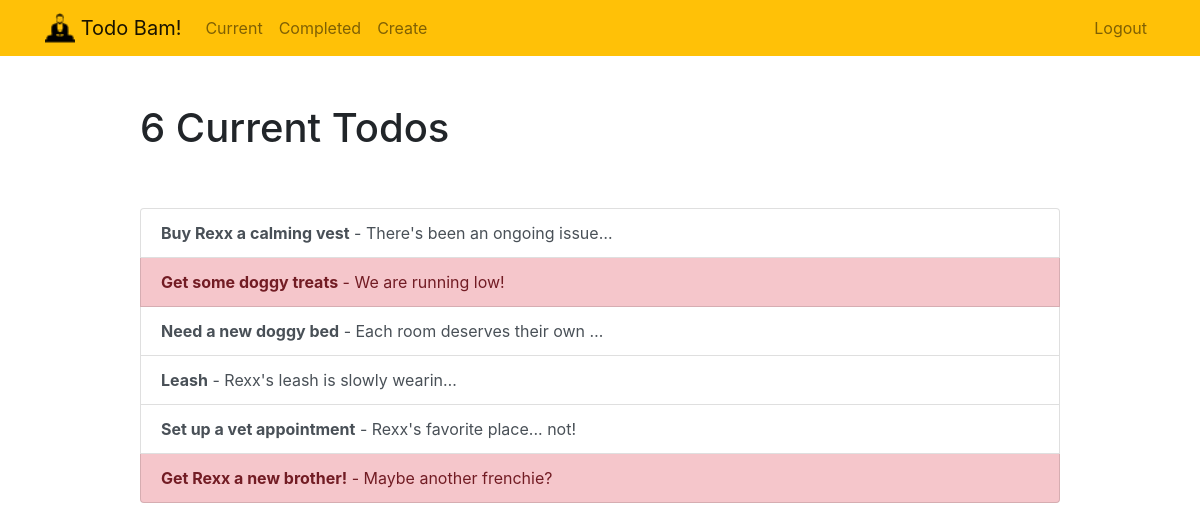
/current/ (signed in), run on the app's committed database.
### todo/models.py (models this page shows, shortened)
class Todo(models.Model):
    title = models.CharField(max_length=100)
    memo = models.TextField(blank=True)
    created = models.DateTimeField(auto_now_add=True)
    datecompleted = models.DateTimeField(null=True, blank=True)
    important = models.BooleanField(default=False)
    user = models.ForeignKey(User, on_delete=models.CASCADE)

### todo/views.py (the view)
# urls.py: path('current/', views.currenttodos, name='currenttodos'),
@login_required
def currenttodos(request):
    todos = Todo.objects.filter(user=request.user, datecompleted__isnull=True)
    return render(request, 'todo/currenttodos.html', {'todos': todos})

### todo/templates/todo/currenttodos.html
{% extends "todo/base.html" %}
{% block content %}
<div class="row justify-content-center mt-5">
    <div class="col-md-10">
        {% if todos %}
        <h1>{{ todos.count }} Current Todo{{ todos.count|pluralize }}</h1>
        {% else %}
        <h1>Current Todos</h1>
        {% endif %}
    </div>
</div>
<div class="row justify-content-center mt-5">
    <div class="col-md-10">
        {% if todos %}
        <div class="list-group">
            {% for todo in todos %}
            <a href="{% url 'viewtodo' todo.id %}"
                class="list-group-item list-group-item-action{% if todo.important %} list-group-item-danger{% endif %}"><b>{{ todo.title }}</b>{% if todo.memo %}
                - {{ todo.memo|truncatechars:30 }}{% endif %}</a>
            {% endfor %}
        </div>
        {% else %}
        <div class="text-center">
            <h2>Looks like you don't have any todos! Nice work.</h2>
            <br>
            <a role="button" class="btn btn-primary" href="{% url 'createtodo' %}">New Todo</a>
        </div>
        {% endif %}
    </div>
</div>
{% endblock %}

### todo/templates/todo/base.html (shortened to what this page needs)
{% load static %}
<!doctype html>
<html lang="en">
<head>
    <link rel="stylesheet" href="https://stackpath.bootstrapcdn.com/bootstrap/4.4.1/css/bootstrap.min.css"
>
</head>
<body>
    <nav class="navbar navbar-expand-md navbar-light bg-warning">
        <div class="container">
            <a class="navbar-brand" href="{% url 'home' %}">
                <img src="{% static 'todo/buddha.png' %}" width="30" height="30" class="d-inline-block align-top">
                <span>Todo Bam!</span>
            </a>
            <div class="collapse navbar-collapse" id="navbarNav">
                {% if user.is_authenticated %}
                <ul class="navbar-nav mr-auto">
                    <li class="nav-item {{ current }}">
                        <a class="nav-link" href="{% url 'currenttodos' %}">Current</a>
                    </li>
                    <li class="nav-item {{ completed }}">
                        <a class="nav-link" href="{% url 'completedtodos' %}">Completed</a>
                    </li>
                    <li class="nav-item {{ create }}">
                        <a class="nav-link" href="{% url 'createtodo' %}">Create</a>
                    </li>
                </ul>
                {% endif %}
                <ul class="navbar-nav ml-auto">
                    {% if user.is_authenticated %}
                    <li class="nav-item">
                        <a href="#" onclick="$('#signOutBtn').click()" class="nav-link">Logout</a>
                    </li>
                    {% endif %}
                </ul>
            </div>
        </div>
    </nav>
    <div class="container">
        {% block content %}{% endblock %}
    </div>
</body>
</html>

### data on the page
Todo: title "Buy Rexx a calming vest", memo "There's been an ongoing issue…"
Todo: title "Get some doggy treats", memo "We are running low!"
Todo: title "Need a new doggy bed", memo "Each room deserves their own …"
Todo: title "Leash", memo "Rexx's leash is slowly wearin…"
Todo: title "Set up a vet appointment", memo "Rexx's favorite place... not!"
Todo: title "Get Rexx a new brother!", memo "Maybe another frenchie?"

### other printed values
{{ todos.count }} "6"
